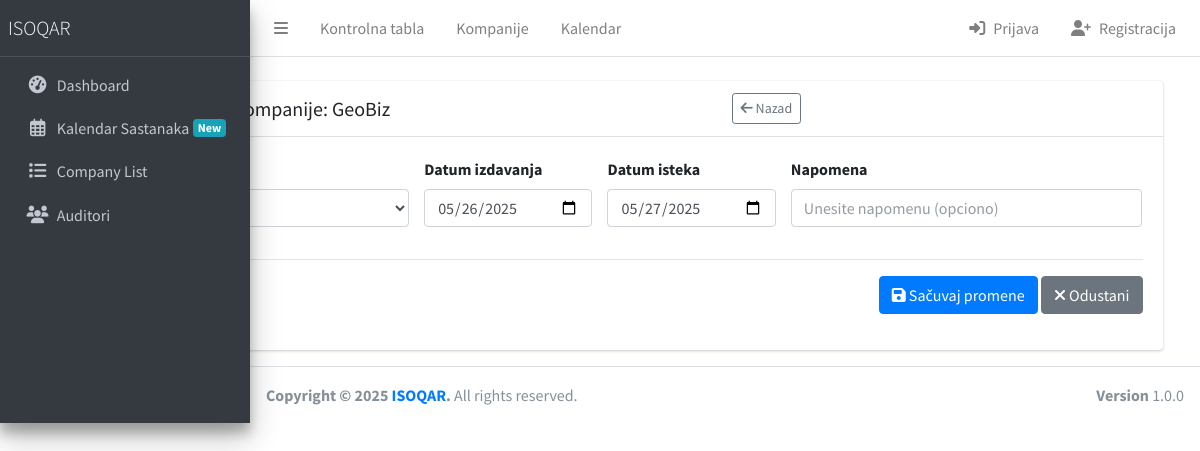
Page /company/companies/2/standards/20/update/ on the earlier database version.
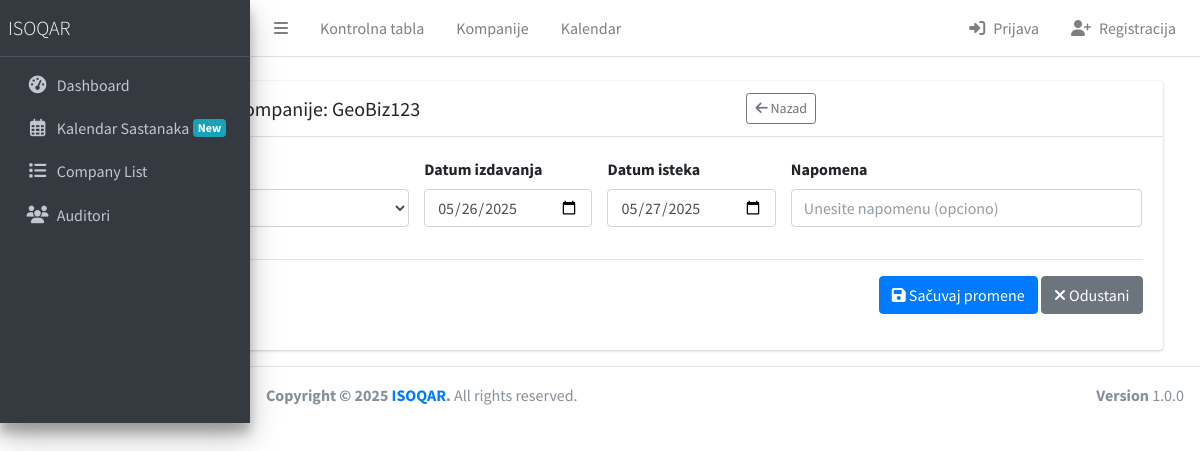
Same page on the later database version.
### company/company_models.py (models this page shows, shortened)
class Company(models.Model):
    STATUS_ACTIVE = 'active'
    STATUS_SUSPENDED = 'suspended'
    STATUS_WITHDRAWN = 'withdrawn'
    STATUS_EXPIRED = 'expired'
    STATUS_PENDING = 'pending'
    STATUS_CANCELLED = 'cancelled'
    CERTIFICATE_STATUS_CHOICES = [
        (STATUS_ACTIVE, _('Aktivan')),
        (STATUS_SUSPENDED, _('Suspendovan')),
        (STATUS_WITHDRAWN, _('Deregistrovan')),
        (STATUS_EXPIRED, _('Istekao')),
        (STATUS_PENDING, _('Na čekanju')),
        (STATUS_CANCELLED, _('Otkazan')),
    ]
    name = models.CharField(_("Naziv kompanije"), max_length=200)
    pib = models.CharField(_("PIB"), max_length=9, blank=True, null=True, validators=[
        RegexValidator(r'^\d{9}$', _('PIB mora sadržati tačno 9 cifara'))
    ])
    mb = models.CharField(_("Matični broj"), max_length=8, blank=True, null=True, validators=[
        RegexValidator(r'^\d{8}$', _('Matični broj mora sadržati tačno 8 cifara'))
    ])
    street = models.CharField(_("Ulica"), max_length=200, blank=True, null=True)
    street_number = models.CharField(_("Broj"), max_length=20, blank=True, null=True)
    city = models.CharField(
        _("Grad"),
        max_length=50,
        choices=SERBIA_CITY_CHOICES,
        help_text=_("Izaberite grad"),
        blank=True,
        null=True
    )
    postal_code = models.CharField(_("Poštanski broj"), max_length=10, blank=True, null=True)
    country = models.CharField(_("Država"), max_length=100, default="Srbija")
    phone = models.CharField(_("Telefon"), max_length=50, blank=True, null=True)
    email = models.EmailField(_("Email"), blank=True, null=True)
    website = models.URLField(_("Web sajt"), blank=True, null=True)
    industry = models.CharField(
        _("Industrija"),
        max_length=50,
        choices=INDUSTRY_CHOICES,
        blank=True,
        null=True,
        help_text=_("Izaberite industriju")
    )
    number_of_employees = models.IntegerField(_("Broj zaposlenih"), blank=True, null=True)
    certificate_status = models.CharField(
        _("Status sertifikata"),
        max_length=50,
        choices=CERTIFICATE_STATUS_CHOICES,
        default=STATUS_PENDING
    )
    certificate_number = models.CharField(_("Broj sertifikata"), max_length=100, blank=True, null=True)
    suspension_until_date = models.DateField(_("Suspenzija do datuma"), blank=True, null=True)
    audit_days = models.DecimalField(_("Broj dana audita"), max_digits=18, decimal_places=1, blank=True, null=True)
    initial_audit_conducted_date = models.DateField(_("Datum inicijalnog audita"), blank=True, null=True)
    visits_per_year = models.DecimalField(_("Poseta godišnje"), max_digits=18, decimal_places=0, blank=True, null=True)
    audit_days_each = models.DecimalField(_("Dana po auditu"), max_digits=18, decimal_places=1, blank=True, null=True)
    oblast_registracije = models.TextField(_("Oblast registracije"), blank=True, null=True, help_text=_("Unesite oblast registracije kompanije"))
    notes = models.TextField(_("Napomene"), blank=True, null=True)
    is_active = models.BooleanField(_("Aktivna"), default=True)
    created_at = models.DateTimeField(_("Kreirano"), default=timezone.now)
    updated_at = models.DateTimeField(_("Ažurirano"), auto_now=True)
    class Meta:
        verbose_name = _("Kompanija")
        verbose_name_plural = _("Kompanije")
        ordering = ['-created_at']

### company/views.py (the view, shortened to what this page needs)
# urls.py: path('companies/<int:company_id>/standards/<int:pk>/update/', company_standard_update, name='standard_update'),
def company_standard_update(request, company_id, pk):
    company = get_object_or_404(Company, pk=company_id)
    standard = get_object_or_404(CompanyStandard, pk=pk, company=company)
    context = {
        'company': company,
        'standard': standard,
        'all_standard_definitions': StandardDefinition.objects.filter(active=True).order_by('code'),
    }
    return render(request, 'company/standard-update-form.html', context)

### templates/company/standard-update-form.html (shortened to what this page needs)
{% extends 'layouts/base.html' %}
{% load static %}
{% block content %}
<div class="container mt-4">
    <div class="card">
        <div class="card-header d-flex justify-content-between align-items-center">
            <h5 class="mb-0">Ažuriranje standarda kompanije: {{ company.name }}</h5>
            <a href="{% url 'company:update' pk=company.id %}" class="btn btn-sm btn-outline-secondary">
                <i class="fas fa-arrow-left"></i> Nazad
            </a>
        </div>
        <div class="card-body">
            <form method="post" action="{% url 'company:standard_update' company_id=company.id pk=standard.id %}">
                <div class="row">
                    <div class="col-md-4">
                        <div class="form-group">
                            <label for="standard_definition">Standard</label>
                        </div>
                    </div>
                    <div class="col-md-2">
                        <div class="form-group">
                            <label for="issue_date">Datum izdavanja</label>
                            <input type="date" id="issue_date" name="issue_date" class="form-control"
                                   value="{{ standard.issue_date|date:'Y-m-d' }}">
                        </div>
                    </div>
                    <div class="col-md-2">
                        <div class="form-group">
                            <label for="expiry_date">Datum isteka</label>
                            <input type="date" id="expiry_date" name="expiry_date" class="form-control"
                                   value="{{ standard.expiry_date|date:'Y-m-d' }}">
                        </div>
                    </div>
                    <div class="col-md-4">
                        <div class="form-group">
                            <label for="notes">Napomena</label>
                            <input type="text" id="notes" name="notes" class="form-control"
                                   value="{{ standard.notes }}" placeholder="Unesite napomenu (opciono)">
                        </div>
                    </div>
                </div>
                <hr>
                <div class="form-group text-right">
                    <button type="submit" class="btn btn-primary">
                        <i class="fas fa-save"></i> Sačuvaj promene
                    </button>
                    <a href="{% url 'company:update' pk=company.id %}" class="btn btn-secondary">
                        <i class="fas fa-times"></i> Odustani
                    </a>
                </div>
            </form>
        </div>
    </div>
</div>
{% endblock %}

Differences in the rows shown:
changed Company: name "GeoBiz" → "GeoBiz123"
